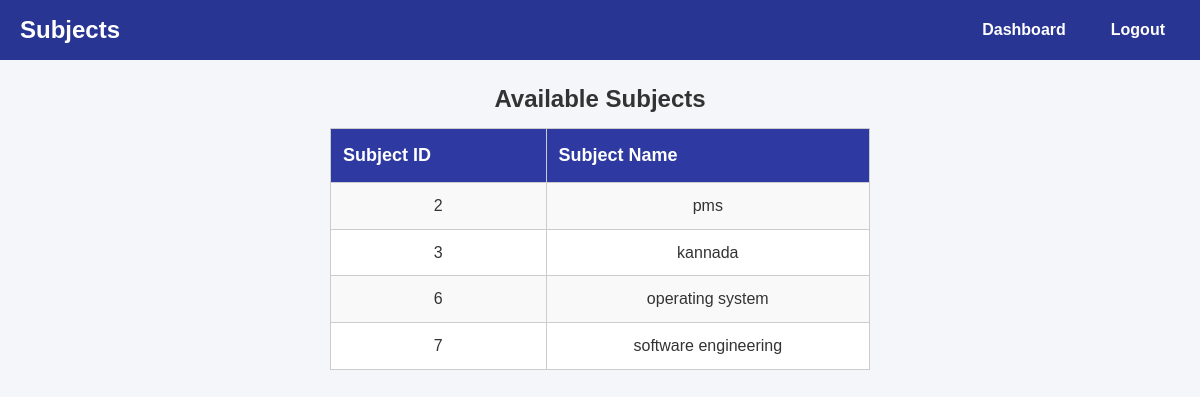
The page /subject.php on the database its author committed.
### tables this page shows
CREATE TABLE `subject` (
  `subjectid` int(11) NOT NULL,
  `subjectname` varchar(20) NOT NULL
);

### subject.php (the view, shortened to what this page needs)
<?php
include "dbconnect.php";
$subjects = mysqli_query($conn, "SELECT * FROM subject");
?>
<!DOCTYPE html>
<html lang="en">
<head>
    <link rel="stylesheet" href="style.css">
</head>
<body>
    <div class="navbar">
        <h1>Subjects</h1>
        <ul>
            <li><a href="dashboard.php">Dashboard</a></li>
            <li><a href="logout.php">Logout</a></li>
        </ul>
    </div>
    <div class="container">
        <h2>Available Subjects</h2>
        <table border="1">
            <tr>
                <th>Subject ID</th>
                <th>Subject Name</th>
            </tr>
            <?php while ($row = mysqli_fetch_assoc($subjects)): ?>
                <tr>
                    <td><?php echo htmlspecialchars($row['subjectid']); ?></td>
                    <td><?php echo htmlspecialchars($row['subjectname']); ?></td>
                </tr>
            <?php endwhile; ?>
        </table>
    </div>
</body>
</html>

### style.css (style rules this page uses)
* { margin: 0; padding: 0; box-sizing: border-box; }
body { font-family: 'Segoe UI', Tahoma, Geneva, Verdana, sans-serif; background-color: #f0f2f5; color: #333; line-height: 1.6; }
.navbar { background-color: #2e3aa1; color: white; padding: 15px; display: flex; justify-content: space-between; align-items: center; height: 60px; }
table { width: 100%; max-width: 800px; border-collapse: collapse; background-color: white; }
th, td { border: 1px solid #ddd; padding: 12px; text-align: center; }
th { background-color: #2e3aa1; color: white; }
tr:nth-child(even) { background-color: #f9f9f9; }
.navbar h1 { font-size: 1.8em; margin: 0; }
.navbar ul { list-style: none; margin: 0; padding: 0; }
.navbar ul li { display: inline; }
.navbar ul li a { color: white; text-decoration: none; font-size: 16px; font-weight: bold; padding: 10px 15px; border-radius: 4px; transition: background-color 0.3s; }
body { font-family: Arial, sans-serif; background-color: #f2f3f7; margin: 0; padding: 0; }
.navbar { background-color: #2e3aa1; color: white; padding: 15px; display: flex; justify-content: space-between; align-items: center; }
.navbar h1 { margin: 0; font-size: 22px; }
.navbar ul { list-style-type: none; margin: 0; padding: 0; display: flex; }
.navbar ul li { margin-left: 15px; }
.navbar ul li a { text-decoration: none; color: white; font-weight: bold; padding: 8px 15px; border-radius: 4px; transition: 0.3s; }
table { width: 100%; border-collapse: collapse; margin-top: 10px; }
th, td { border: 1px solid #ccc; padding: 8px; text-align: left; }
table { width: 80%; border-collapse: collapse; background-color: white; }
th { background-color: #2e3aa1; color: white; padding: 10px; }
td { padding: 10px; text-align: center; border: 1px solid #ccc; }
body { text-align: center; font-family: Arial, sans-serif; }
table { width: 50%; border-collapse: collapse; background-color: white; text-align: center; margin: auto; }
th { background-color: #2e3aa1; color: white; padding: 12px; font-size: 18px; }
td { padding: 10px; border: 1px solid #ccc; font-size: 16px; }
h2, h3 { text-align: center; font-size: 24px; font-weight: bold; margin-bottom: 10px; }
body { font-family: Arial, sans-serif; background-color: #f5f5f5; margin: 0; padding: 0; }
.navbar { background-color: #283593; overflow: hidden; padding: 10px 20px; color: white; text-align: left; }
.navbar h1 { display: inline-block; margin: 0; font-size: 24px; }
.navbar ul { float: right; list-style-type: none; margin: 0; padding: 0; }
.navbar li { display: inline; margin-left: 20px; }
.navbar a { color: white; text-decoration: none; padding: 5px 10px; }
h2 { text-align: center; margin-top: 20px; color: #333; }
body { margin: 0; padding: 0; font-family: 'Arial', sans-serif; background-color: #f4f6f9; color: #333; }
.container { width: 90%; margin: 0 auto; max-width: 1200px; }

### rows shown on the page
subject: subjectid "2", subjectname "pms"
subject: subjectid "3", subjectname "kannada"
subject: subjectid "6", subjectname "operating system"
subject: subjectid "7", subjectname "software engineering"
